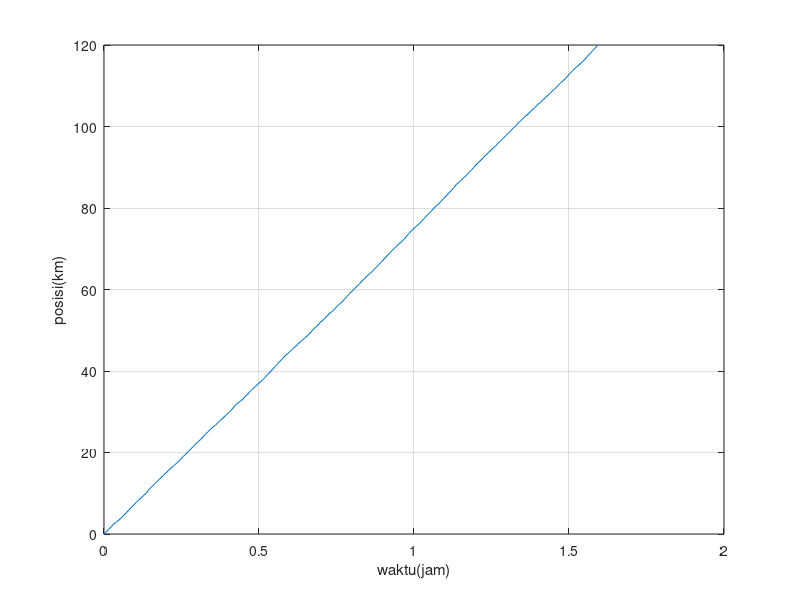

Recreate this plot in MATLAB. (Note: this script raises an error after producing the figure.)
v = 75;
j = 120;
T = j/v;
t = 0:T/200:T;
m = 400;
S = 0;
for k = 1 : m-1
    S(k+1) = S(k)+(t(k+1)-t(k))*(v +(randn(1) * 10)) ;
    figure (1)
    plot (t(1:k), S(1:k))
    grid on
    xlabel('waktu(jam)')
    ylabel ('posisi(km)')
    pause(0.1);
end